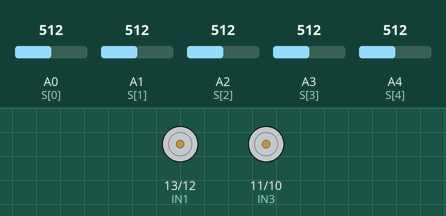
Recording of a sketch running on a simulated Arduino Uno, built with avr-gcc and run on an emulated ATmega328P. Shown: motor-driver pin pairs drawn as motors (green arrow = first pin HIGH = forward, orange = second pin HIGH = backward, longer = more drive, scaled by the enable pin). The test bench sets the inputs (shaded band); at power-on: A0 (S[0]) = 512, A1 (S[1]) = 512, A2 (S[2]) = 512, A3 (S[3]) = 512, A4 (S[4]) = 512.

Above: at 1.2 s.
1.3 s: A0 (S[0]) set to 882
2.8 s: A0 (S[0]) set to 910
At 3.4 s:
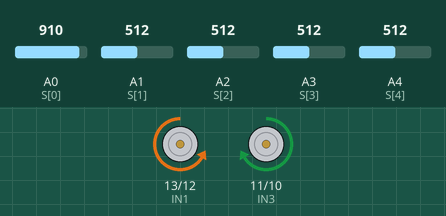
4.3 s: A1 (S[1]) set to 882
5.8 s: A1 (S[1]) set to 910
At 6.9 s:
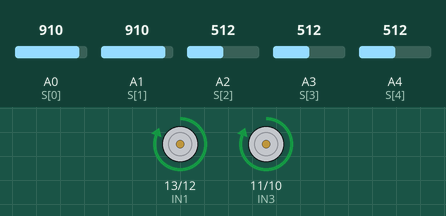
Timing chart, 0 to 8.3 s (numbered marks = the images above; inputs shaded):
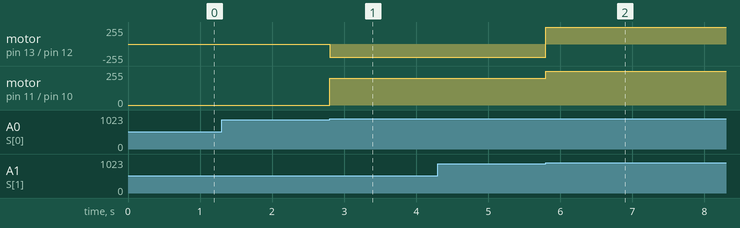

The sketch:

ProgramaRob__Teste.ino
```cpp
//Rótulos para não utilizar o número do pino.
// Motor 1 direita SA esquerda, Motor 2 esquerda, SB direita
//Saídas do Arduino.

#define IN1 13
#define IN2 12
#define IN3 11
#define IN4 10
#define ENA 9
#define ENB 5
//Entradas do Arduino.
int S[] = {A0, A1, A2, A3, A4, A5};
bool leitura[5];

//constantes
int Vrap = 255, Vlento = 200;
int ValorPreto = 900;//abaixo desse valor ele considera branco, que seria 0


void ConfigPlaca()//Método responsável pelas configurações iniciais.
{
//Declarando/Definindo as Saídas

  pinMode(IN1, OUTPUT);
  pinMode(IN2, OUTPUT);
  pinMode(IN3, OUTPUT);
  pinMode(IN4, OUTPUT);
  pinMode(ENA, OUTPUT);
  pinMode(ENB, OUTPUT);

//Declarando/Definindo as Entradas
  for(int j=0; j<5; j++)
  {
  pinMode(S[j], INPUT);
  }
//Limpeza das saídas por questão de segurança.

  digitalWrite(IN1,0);
  digitalWrite(IN2,0);
  digitalWrite(IN3,0);
  digitalWrite(IN4,0);
  digitalWrite(ENA,0);
  digitalWrite(ENB,0);
}

void ControlePonteH()//método para o controle da Ponte H, permitindo a rotina dos
//motores em relação ao funcionamento.
{
 for(int i = 0; i<5; i++)
 {
  if(analogRead(S[i])>900)//caso sensor leia preto
  {
    leitura[i]=1;
  }
 }


 if(leitura[0]== 1 && leitura[1]== 1)//ambos os sensores na pista//ambos lendo preto
 {
  digitalWrite(IN1,1);// motor 1 frente;
  digitalWrite(IN2,0);
  digitalWrite(IN3,1);//motor 2 frente;
  digitalWrite(IN4,0);
  analogWrite(ENA, Vrap);
  analogWrite(ENB, Vrap);
 }
 if(leitura[0] == 0 && leitura[1] == 1)// SA na FAIXA
 {
  digitalWrite(IN1,1);// motor corrige esquerda;
  digitalWrite(IN2,0);
  digitalWrite(IN3,0);//motor corrige esquerda;
  digitalWrite(IN4,1);
  analogWrite(ENA, Vlento);
  analogWrite(ENB, Vlento);
 }
 if(leitura[0] == 1 && leitura[1] == 0)//SB na FAIXA
 {
  digitalWrite(IN1,0);// motor corrige direita;
  digitalWrite(IN2,1);
  digitalWrite(IN3,1);//motor corrige direita;
  digitalWrite(IN4,0);

  analogWrite(ENA, Vlento);
  analogWrite(ENB, Vlento);
 }

 if(leitura[0] == 0 && leitura[1] == 0)// SA e SB Faixa
 {
  analogWrite(ENA, 0);
  analogWrite(ENB, 0);
 }

}

void setup()// só será executada uma vez
{
  ConfigPlaca(); //Chamada do método “ConfigPlaca” responsável pela configuração
  //das entradas e saídas
}

void loop()// executada infinitamente
{
  ControlePonteH(); //Chamada do método “ControlePonteH” responsável pela rotina
  //do funcionamento do programa.
}
```

Measured:
- the behaviour switches between 900 and 901 on A0 (S[0]) (found by bisection; images 0 and 1)
- the behaviour switches between 900 and 901 on A1 (S[1]) (found by bisection; images 1 and 2)
- after the input at 1.3 s, every drawn part: stays the same
- after the input at 2.8 s, motor on pin 13 (IN1) / pin 12 (IN2): stopped → backward 200/255 at once; motor on pin 11 (IN3) / pin 10 (IN4): stopped → forward 200/255 at once
- after the input at 4.3 s, every drawn part: stays the same
- after the input at 5.8 s, motor on pin 13 (IN1) / pin 12 (IN2): backward 200/255 → forward 255/255 at once; motor on pin 11 (IN3) / pin 10 (IN4): forward 200/255 → forward 255/255 at once
